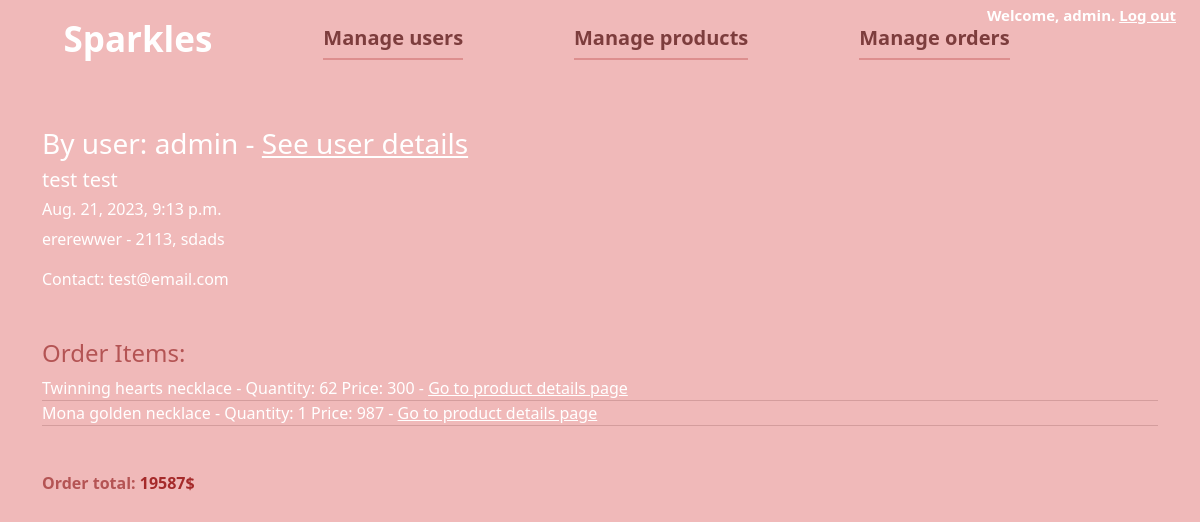
The app's page /order_details?id=31 (signed in) with its own data.
### shop/models.py (models this page shows, shortened)
class Order(models.Model):
    user = models.ForeignKey(User, on_delete=models.CASCADE)
    name = models.CharField(max_length=255)
    surname = models.CharField(max_length=255)
    address = models.CharField(max_length=255)
    city = models.CharField(max_length=255)
    postal_code = models.IntegerField()
    email = models.EmailField()
    payment_option = models.ForeignKey(CreditCard, on_delete=models.CASCADE, blank=True, null=True)
    total = models.IntegerField()
    paid = models.BooleanField()
    date = models.DateTimeField()

class OrderItem(models.Model):
    product = models.ForeignKey(Product, on_delete=models.CASCADE)
    quantity = models.IntegerField()
    order = models.ForeignKey(Order, on_delete=models.CASCADE)

class Product(models.Model):
    name = models.CharField(max_length=255)
    quantity = models.IntegerField()
    price = models.IntegerField()
    image = models.ImageField(upload_to='images', blank=True)
    description = models.TextField(max_length=255)
    category = models.ForeignKey(Category, on_delete=models.CASCADE)
    brand = models.ForeignKey(Brand, on_delete=models.CASCADE, blank=True, null=True)
    visits = models.IntegerField(default=0)

### shop/views.py (the view)
# urls.py: path("order_details", order_details, name = "order_details"),
@login_required(login_url="/admin_login")
@user_passes_test(is_seller)
def order_details(request):
    id = request.GET.get('id', None)
    context = dict()
    context['order'] = Order.objects.filter(id=id, paid=True).first()
    context['order_items'] = OrderItem.objects.filter(order = context["order"]).all()
    return render(request, "seller/order_details.html", context)

### shop/views.py (called while the page is built)
def is_seller(user):
    return user.groups.filter(name='Seller').exists()

### shop/templates/seller/order_details.html
{% extends "seller/seller_base.html" %}
{% block content %}
<div style="background-color: rgb(240, 185, 185); height: 100%;">
    <div  class="container py-5">
    <h3 style="color: white;"> By user: {{order.user}}  -
        <a style="text-decoration: underline;" href="/user_details/?id={{order.user.id}}">
        See user details
        </a>
    </h3>
    <h5 style="color: white;">{{order.name}} {{order.surname}}</h5>
    <h6  style="color: white;">{{order.date}}</h6>
    <p style="color: white;">{{order.address}} - {{order.postal_code}}, {{order.city}}</p>
    <p style="color: white;">Contact: {{order.email}}</p>
    <div class="my-5">
    <h4 style="color: rgb(180, 84, 84);">Order Items:</h4>
    {% for item in order_items %}
        <div style="border-bottom: solid 1px rgb(212, 157, 157); color: white;">
            {{item.product.name}} - Quantity: {{item.quantity}} Price: {{item.product.price}} -
            <a style="text-decoration: underline;" href="/product_details/?id={{item.product.id}}">
                Go to product details page
            </a>
        </div>
    {% endfor %}
    </div>
    <h6 class="fw-bold" style="color: rgb(180, 84, 84);">Order total: <span style="color: brown;">{{order.total}}$</span></h6>
    </div>
</div>
{% endblock %}

### static/style.css (style rules this page uses)
body { width: 100%; height: 100%; }
html { width: 100%; height: 100%; }
a { text-decoration: none; color: inherit; }

### records on screen
Order: user "admin", name "test", surname "test", date "Aug. 21, 2023, 9:13 p.m.", address "ererewwer", postal_code "2113", city "sdads", email "test@email.com", total "19587"
OrderItem: product.name "Twinning hearts necklace", quantity "62", product.price "300"
OrderItem: product.name "Mona golden necklace", quantity "1", product.price "987"
